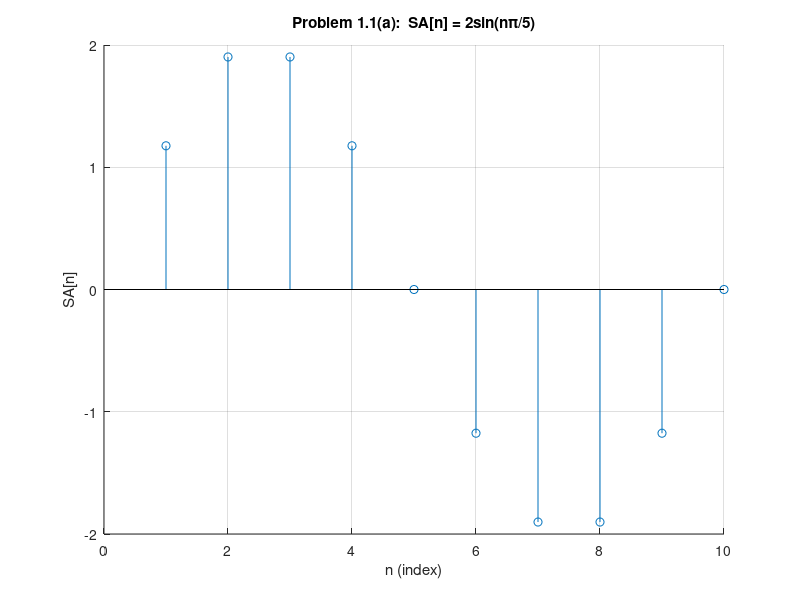
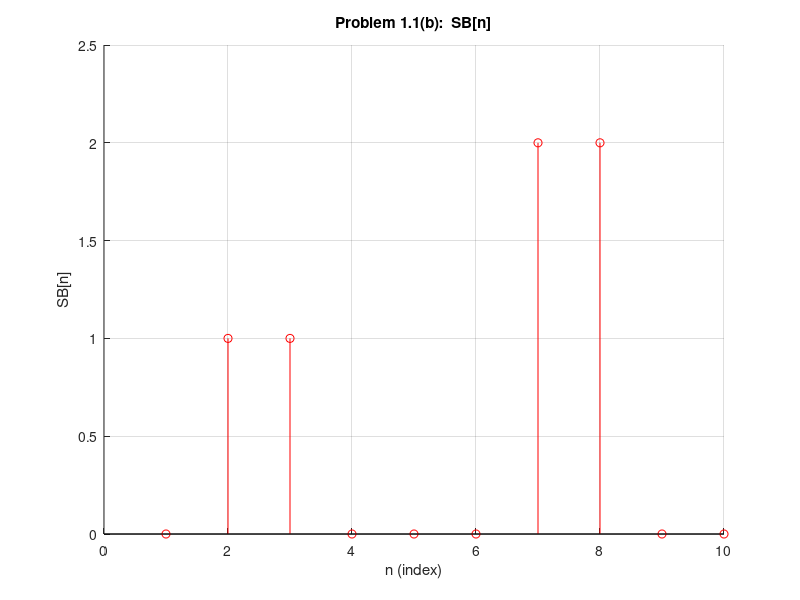

Write MATLAB code to recreate these figures, in order.
% Ryan Newport
% Module 1 Assignment
% Problem 1.1
% EN.525.627.82.SU18
% 06/04/2018
clc;clear;close all;

%% Part A
% create SA vector
n = 1:10;
SA = 2*sin(n*pi/5);

% plot SA as Discrete Time Signal
figure; hold on; grid on;
stem(n,SA);
title('Problem 1.1(a):  SA[n] = 2sin(n\pi/5)')
xlabel('n (index)')
ylabel('SA[n]')

%% Part B
% create SB vector
SB = zeros(size(n));
SB(2:3) = 1;
SB(7:8) = 2;

% plot SB as Discrete Time Signal
figure; hold on; grid on;
stem(n,SB,'r');
title('Problem 1.1(b):  SB[n]')
xlabel('n (index)')  
ylabel('SB[n]')
ylim([0 2.5])